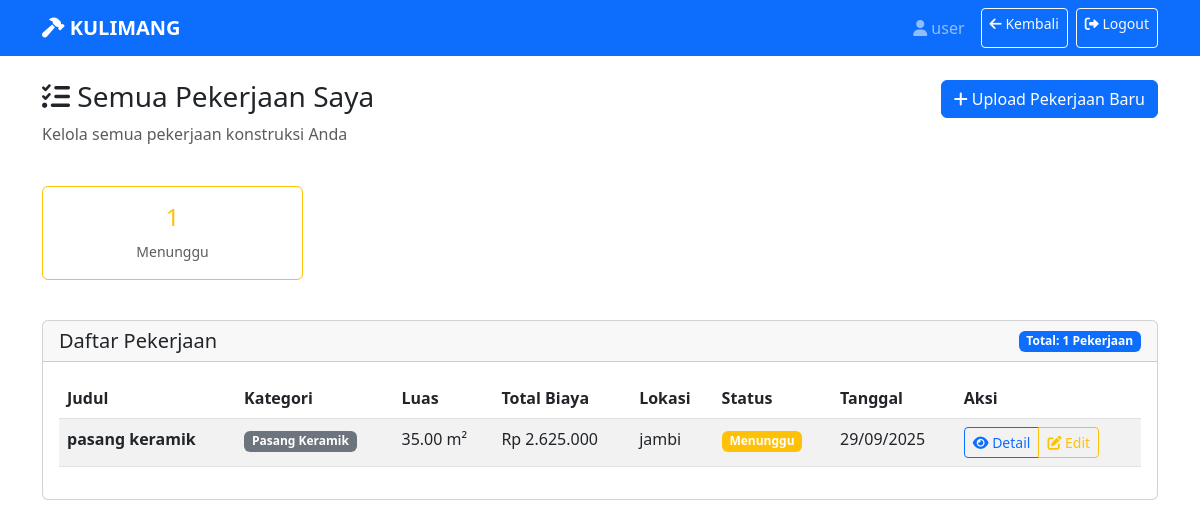
The page /daftar_pekerjaan_user.php (signed in) on the database its author committed.
### tables this page shows
CREATE TABLE IF NOT EXISTS `pekerjaan` (
  `id` int NOT NULL AUTO_INCREMENT,
  `judul` varchar(255) NOT NULL,
  `deskripsi` text,
  `id_kategori` int NOT NULL,
  `id_user` int NOT NULL,
  `panjang` decimal(8,2) NOT NULL,
  `lebar` decimal(8,2) NOT NULL,
  `luas` decimal(10,2) GENERATED ALWAYS AS ((`panjang` * `lebar`)) VIRTUAL,
  `total_biaya` decimal(12,2) DEFAULT NULL,
  `dp_dibayar` decimal(12,2) DEFAULT '0.00',
  `status` enum('menunggu','diproses','selesai') DEFAULT 'menunggu',
  `lokasi` text,
  `created_at` timestamp NULL DEFAULT CURRENT_TIMESTAMP,
  PRIMARY KEY (`id`),
  KEY `id_kategori` (`id_kategori`),
  KEY `id_user` (`id_user`)
);

CREATE TABLE IF NOT EXISTS `kategori_pekerjaan` (
  `id` int NOT NULL AUTO_INCREMENT,
  `nama_kategori` varchar(100) NOT NULL,
  `deskripsi` text,
  `harga_per_meter` decimal(10,2) DEFAULT '0.00',
  PRIMARY KEY (`id`)
);

### daftar_pekerjaan_user.php (the view, shortened to what this page needs)
<?php
require_once 'config.php';
$user_id = $_SESSION['user_id'];
$stmt = $pdo->prepare("SELECT p.*, k.nama_kategori FROM pekerjaan p
                    JOIN kategori_pekerjaan k ON p.id_kategori = k.id
                    WHERE p.id_user = ? ORDER BY p.created_at DESC");
$stmt->execute([$user_id]);
$pekerjaan = $stmt->fetchAll();
$stmt = $pdo->prepare("SELECT status, COUNT(*) as total FROM pekerjaan WHERE id_user = ? GROUP BY status");
$stmt->execute([$user_id]);
$statistics = $stmt->fetchAll();
?>
<!DOCTYPE html>
<html lang="id">
<head>
    <link href="https://cdn.jsdelivr.net/npm/bootstrap@5.3.0/dist/css/bootstrap.min.css" rel="stylesheet">
    <link href="https://cdnjs.cloudflare.com/ajax/libs/font-awesome/6.0.0/css/all.min.css" rel="stylesheet">
</head>
<body>
    <nav class="navbar navbar-expand-lg navbar-dark bg-primary">
        <div class="container">
            <a class="navbar-brand fw-bold" href="dashboard_user.php">
                <i class="fas fa-hammer"></i> KULIMANG
            </a>
            <div class="navbar-nav ms-auto">
                <span class="navbar-text me-3">
                    <i class="fas fa-user"></i> <?php echo $_SESSION['nama_lengkap']; ?>
                </span>
                <a href="dashboard_user.php" class="btn btn-outline-light btn-sm me-2">
                    <i class="fas fa-arrow-left"></i> Kembali
                </a>
                <a href="logout.php" class="btn btn-outline-light btn-sm">
                    <i class="fas fa-sign-out-alt"></i> Logout
                </a>
            </div>
        </div>
    </nav>
    <div class="container mt-4">
        <div class="row mb-4">
            <div class="col-md-8">
                <h3><i class="fas fa-tasks"></i> Semua Pekerjaan Saya</h3>
                <p class="text-muted">Kelola semua pekerjaan konstruksi Anda</p>
            </div>
            <div class="col-md-4 text-end">
                <a href="upload_pekerjaan.php" class="btn btn-primary">
                    <i class="fas fa-plus"></i> Upload Pekerjaan Baru
                </a>
            </div>
        </div>
        <div class="row mb-4">
            <?php foreach ($statistics as $stat): ?>
            <div class="col-md-3 mb-3">
                <div class="card border-<?php
                    echo $stat['status'] == 'menunggu' ? 'warning' :
                         ($stat['status'] == 'diproses' ? 'info' : 'success');
                ?>">
                    <div class="card-body text-center">
                        <h4 class="text-<?php
                            echo $stat['status'] == 'menunggu' ? 'warning' :
                                 ($stat['status'] == 'diproses' ? 'info' : 'success');
                        ?>"><?php echo $stat['total']; ?></h4>
                        <small class="text-muted"><?php echo ucfirst($stat['status']); ?></small>
                    </div>
                </div>
            </div>
            <?php endforeach; ?>
        </div>
        <div class="card">
            <div class="card-header d-flex justify-content-between align-items-center">
                <h5 class="mb-0">Daftar Pekerjaan</h5>
                <span class="badge bg-primary">Total: <?php echo count($pekerjaan); ?> Pekerjaan</span>
            </div>
            <div class="card-body">
                <?php if ($pekerjaan): ?>
                    <div class="table-responsive">
                        <table class="table table-striped">
                            <thead>
                                <tr>
                                    <th>Judul</th>
                                    <th>Kategori</th>
                                    <th>Luas</th>
                                    <th>Total Biaya</th>
                                    <th>Lokasi</th>
                                    <th>Status</th>
                                    <th>Tanggal</th>
                                    <th>Aksi</th>
                                </tr>
                            </thead>
                            <tbody>
                                <?php foreach ($pekerjaan as $p): ?>
                                    <tr>
                                        <td>
                                            <strong><?php echo htmlspecialchars($p['judul']); ?></strong>
                                        </td>
                                        <td>
                                            <span class="badge bg-secondary"><?php echo htmlspecialchars($p['nama_kategori']); ?></span>
                                        </td>
                                        <td>
                                            <?php
                                            if (!empty($p['luas'])) {
                                                echo $p['luas'];
                                            } elseif (!empty($p['panjang']) && !empty($p['lebar'])) {
                                                $luas = $p['panjang'] * $p['lebar'];
                                                echo number_format($luas, 2);
                                            } else {
                                                echo '0';
                                            }
                                            ?> m²
                                        </td>
                                        <td>Rp <?php echo number_format($p['total_biaya'], 0, ',', '.'); ?></td>
                                        <td><?php echo htmlspecialchars($p['lokasi']); ?></td>
                                        <td>
                                            <span class="badge bg-<?php
                                                echo $p['status'] == 'menunggu' ? 'warning' :
                                                    ($p['status'] == 'diproses' ? 'info' : 'success');
                                            ?>">
                                                <?php echo ucfirst($p['status']); ?>
                                            </span>
                                        </td>
                                        <td><?php echo date('d/m/Y', strtotime($p['created_at'])); ?></td>
                                        <td>
                                            <div class="btn-group btn-group-sm">
                                                <a href="detail_pekerjaan.php?id=<?php echo $p['id']; ?>" class="btn btn-outline-primary">
                                                    <i class="fas fa-eye"></i> Detail
                                                </a>
                                                <?php if ($p['status'] == 'menunggu'): ?>
                                                    <a href="edit_pekerjaan.php?id=<?php echo $p['id']; ?>" class="btn btn-outline-warning">
                                                        <i class="fas fa-edit"></i> Edit
                                                    </a>
                                                <?php endif; ?>
                                            </div>
                                        </td>
                                    </tr>
                                <?php endforeach; ?>
                            </tbody>
                        </table>
                    </div>
                <?php endif; ?>
            </div>
        </div>
    </div>
</body>
</html>

### rows shown on the page
pekerjaan: judul "pasang keramik", id_kategori.nama_kategori "Pasang Keramik", luas "35.00", total_biaya "2.625.000", lokasi "jambi", status "Menunggu", created_at "29/09/2025"

### other values the page prints
$_SESSION['nama_lengkap'] "user"
$stat['total'] "1"
$stat['status'] "Menunggu"
count($pekerjaan) "1"
